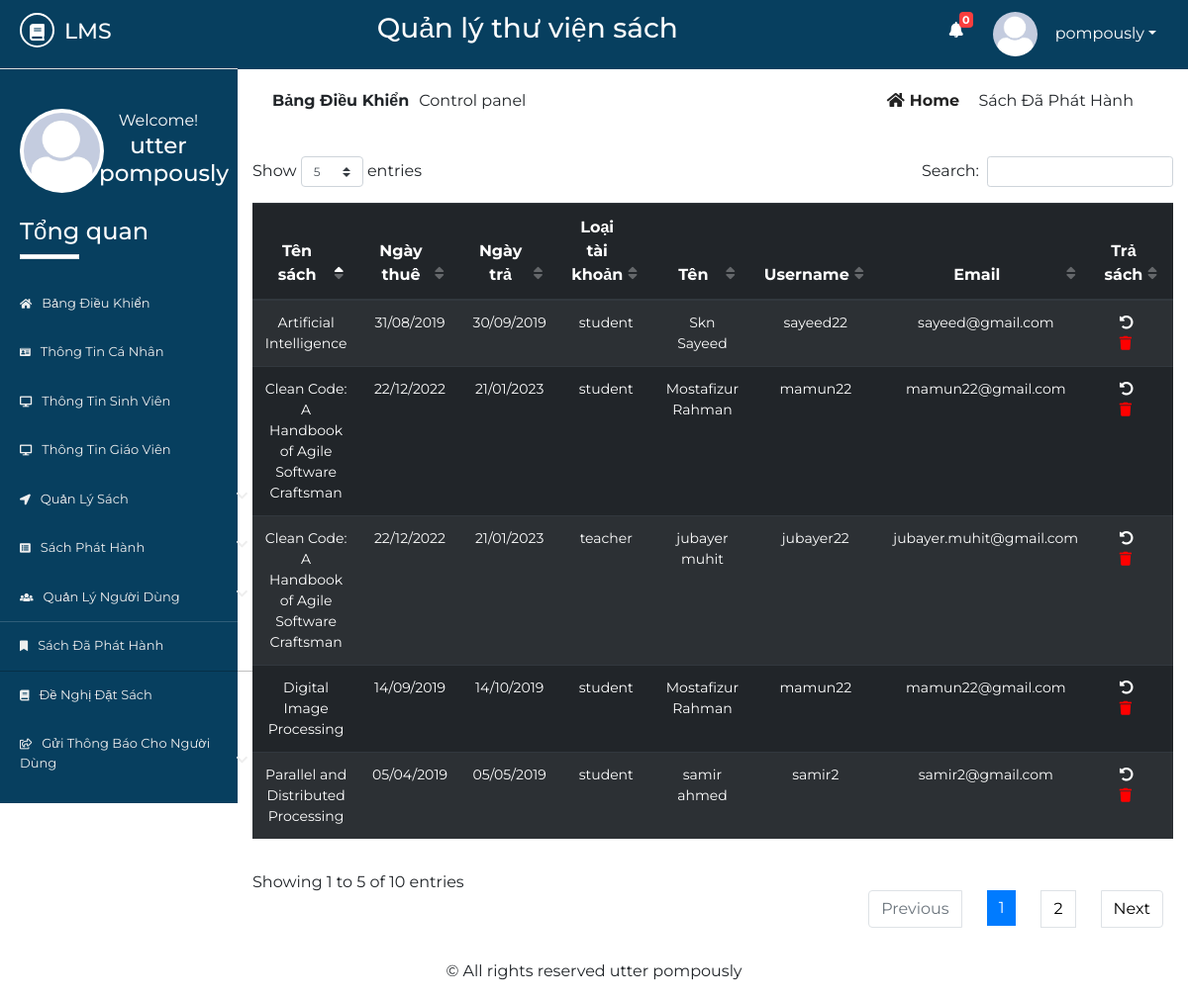
Page /issued-books.php (signed in) on the committed database.
### tables this page shows
CREATE TABLE `lib_registration` (
  `id` int(2) NOT NULL,
  `name` varchar(50) NOT NULL,
  `username` varchar(20) NOT NULL,
  `password` varchar(20) NOT NULL,
  `email` varchar(50) NOT NULL,
  `phone` varchar(20) NOT NULL,
  `address` varchar(100) NOT NULL,
  `photo` varchar(500) NOT NULL,
  `status` varchar(7) NOT NULL
);

CREATE TABLE `issue_book` (
  `id` int(10) NOT NULL,
  `utype` varchar(10) NOT NULL,
  `regno` varchar(20) NOT NULL,
  `name` varchar(50) NOT NULL,
  `sem` varchar(10) NOT NULL,
  `session` varchar(10) NOT NULL,
  `dept` varchar(10) NOT NULL,
  `phone` varchar(20) NOT NULL,
  `email` varchar(20) NOT NULL,
  `booksname` varchar(50) NOT NULL,
  `booksissuedate` varchar(10) NOT NULL,
  `booksreturndate` varchar(10) NOT NULL,
  `username` varchar(20) NOT NULL
);

CREATE TABLE `t_issuebook` (
  `id` int(10) NOT NULL,
  `utype` varchar(20) NOT NULL,
  `idno` varchar(20) NOT NULL,
  `name` varchar(50) NOT NULL,
  `lecturer` varchar(20) NOT NULL,
  `phone` varchar(20) NOT NULL,
  `email` varchar(50) NOT NULL,
  `booksname` varchar(50) NOT NULL,
  `booksissuedate` varchar(20) NOT NULL,
  `booksreturndate` varchar(20) NOT NULL,
  `username` varchar(20) NOT NULL
);

### issued-books.php (the view, shortened to what this page needs)
<?php
$page = 'ibook';
include 'inc/header.php';
include 'inc/connection.php';
?>
<div class="dashboard-content">
    <div class="dashboard-header">
        <div class="container">
            <div class="row">
                <div class="col-md-6">
                    <div class="left">
                        <p><span>bảng điều khiển</span>Control panel</p>
                    </div>
                </div>
                <div class="col-md-6">
                    <div class="right text-right">
                        <a href="dashboard.php"><i class="fas fa-home"></i>home</a>
                        <span class="disabled">sách đã phát hành</span>
                    </div>
                </div>
            </div>
            <div class="issued-content">
                <div class="row">
                    <div class="col-md-12">
                        <div class="rbook-info status">
                            <table id="dtBasicExample" class="table table-striped table-dark text-center">
                                <thead>
                                    <tr>
                                        <th>Tên sách</th>
                                        <th>Ngày thuê</th>
                                        <th>Ngày trả</th>
                                        <th>Loại tài khoản</th>
                                        <th>Tên</th>
                                        <th>Username</th>
                                        <th>Email</th>
                                        <th>Trả sách</th>
                                    </tr>
                                </thead>
                                <tbody>
                                    <?php
                                    $res = mysqli_query($link, "select * from issue_book");
                                    $res2 = mysqli_query($link, "select * from t_issuebook");
                                    while ($row = mysqli_fetch_array($res)) {
                                        echo "<tr>";
                                        echo "<td>";
                                        echo $row["booksname"];
                                        echo "</td>";
                                        echo "<td>";
                                        echo $row["booksissuedate"];
                                        echo "</td>";
                                        echo "<td>";
                                        echo $row["booksreturndate"];
                                        echo "</td>";
                                        echo "<td>";
                                        echo $row["utype"];
                                        echo "</td>";
                                        echo "<td>";
                                        echo $row["name"];
                                        echo "</td>";
                                        echo "<td>";
                                        echo $row["username"];
                                        echo "</td>";
                                        echo "<td>";
                                        echo $row["email"];
                                        echo "</td>";
                                        echo "<td>";
                                    ?>
                                        <ul>
                                            <li><a style="color: #fff;" href="return.php?id=<?php echo $row["id"]; ?>"><i class="fas fa-undo-alt"></i></a></li>
                                            <li><a href="delete.php?id=<?php echo $row["id"]; ?>"><i class="fas fa-trash"></i></a></li>
                                        </ul>
                                    <?php
                                        echo "</td>";
                                        echo "</tr>";
                                    }
                                    while ($row = mysqli_fetch_array($res2)) {
                                        echo "<tr>";
                                        echo "<td>";
                                        echo $row["booksname"];
                                        echo "</td>";
                                        echo "<td>";
                                        echo $row["booksissuedate"];
                                        echo "</td>";
                                        echo "<td>";
                                        echo $row["booksreturndate"];
                                        echo "</td>";
                                        echo "<td>";
                                        echo $row["utype"];
                                        echo "</td>";
                                        echo "<td>";
                                        echo $row["name"];
                                        echo "</td>";
                                        echo "<td>";
                                        echo $row["username"];
                                        echo "</td>";
                                        echo "<td>";
                                        echo $row["email"];
                                        echo "</td>";
                                        echo "<td>";
                                    ?>
                                        <ul>
                                            <li><a href="return.php?id=<?php echo $row["id"]; ?>"><i class="fas fa-undo-alt"></i></a></li>
                                            <li><a href="delete.php?id=<?php echo $row["id"]; ?>"><i class="fas fa-trash"></i></a></li>
                                        </ul>
                                    <?php
                                        echo "</td>";
                                        echo "</tr>";
                                    }
                                    ?>
                                </tbody>
                            </table>
                        </div>
                    </div>
                </div>
            </div>
        </div>
    </div>
</div>
<?php
include 'inc/footer.php';
?>

### inc/header.php (shortened to what this page needs)
<?php
include 'inc/connection.php';
$res = mysqli_query($link, "select * from request_books where read1='no'");
$not = mysqli_num_rows($res);
?>
<!DOCTYPE html>
<html lang="en">
<head>
	<link rel="stylesheet" href="inc/css/bootstrap.min.css">
	<link rel="stylesheet" href="inc/css/bootstrap-select.min.css">
	<link rel="stylesheet" href="inc/css/fontawesome-all.min.css">
	<link rel="stylesheet" href="inc/css/datatables.min.css">
	<link rel="stylesheet" href="inc/css/pro1.css">
</head>
<body>
	<div class="main-content">
		<div class="wrapper">
			<div class="left-sidebar">
				<div class="p-title">
					<h3><a href=""><i class="fas fa-book"></i><span>lms</span></a></h3>
				</div>
				<div class="profile">
					<div class="profile-pic">
						<?php
						$res = mysqli_query($link, "select * from lib_registration where username='" . $_SESSION['username'] . "'");
						while ($row = mysqli_fetch_array($res)) {
						?><img src="<?php echo $row["photo"]; ?> " height="" width="" alt="something wrong" class="rounded-circle"></a> <?php
																																	}
																																		?>
					</div>
					<div class="profile-info text-center">
						<span>Welcome!</span>
						<h2>
							<?php
							$res = mysqli_query($link, "select * from lib_registration where username='" . $_SESSION['username'] . "'");
							while ($row = mysqli_fetch_array($res)) {
								$name  =  $row["name"];
								echo $name;
							}
							?>
						</h2>
					</div>
				</div>
				<div class="sidebar-menu">
					<h3>Tổng quan</h3>
					<div class="border"></div>
					<ul>
						<li class="menu <?php if ($page == 'home') {
											echo 'active';
										} ?>">
							<a href="dashboard.php"><i class="fas fa-home"></i>Bảng điều khiển</a>
						</li>
						<li class="menu <?php if ($page == 'profile') {
											echo 'active';
										} ?>">
							<a href="profile.php"><i class="fas fa-id-card"></i>thông tin cá nhân</a>
						</li>
						<li class="menu <?php if ($page == 'sinfo') {
											echo 'active';
										} ?>">
							<a href="all-student-info.php"><i class="fas fa-desktop"></i>Thông tin sinh viên</a>
						</li>
						<li class="menu <?php if ($page == 'tinfo') {
											echo 'active';
										} ?>">
							<a href="all-teacher-info.php"><i class="fas fa-desktop"></i>Thông tin giáo viên</a>
						</li>
						<li class="menu menu-toggle2">
							<a href="#"><i class="fas fa-location-arrow"></i>quản lý sách <span class="fa fa-chevron-down"></span></a>
						</li>
						<li class="menu menu-toggle1">
							<a href="#"><i class="fas fa-list-alt"></i>sách phát hành <span class="fa fa-chevron-down"></span></a>
						</li>
						<li class="menu menu-toggle3">
							<a href="#"><i class="fas fa-users"></i>quản lý người dùng <span class="fa fa-chevron-down"></span></a>
						</li>
						<li class="menu <?php if ($page == 'ibook') {
											echo 'active';
										} ?>">
							<a href="issued-books.php"><i class="fas fa-bookmark"></i>sách đã phát hành</a>
						</li>
						<li class="menu <?php if ($page == 'rbook') {
											echo 'active';
										} ?>">
							<a href="requested-books.php"><i class="fas fa-book"></i>đề nghị đặt sách</a>
						</li>
						<li class="menu menu-toggle4">
							<a href="#"><i class="far fa-share-square"></i>gửi thông báo cho người dùng <span class="fa fa-chevron-down"></span></a>
						</li>
					</ul>
				</div>
			</div>
			<div class="content">
				<div class="inner">
					<div class="heading text-center">
						<h3>Quản lý thư viện sách</h3>
					</div>
					<div class="header-profile text-right">
						<ul>
							<li class="icon">
								<a href="requested-books.php"><i class="fas fa-bell"></i></a>
								<span class="count" onclick="window.location='requested-books.php'"><b><?php echo $not; ?></b></span>
							</li>
							<li class="dropdown">
								<?php
								$res = mysqli_query($link, "select * from lib_registration where username='" . $_SESSION['username'] . "'");
								while ($row = mysqli_fetch_array($res)) {
								?><a href="" class="dropdown-toggle" data-toggle="dropdown"><img src="<?php echo $row["photo"]; ?>" alt=""><span><?php echo $_SESSION["username"]; ?></span></a> <?php
																																																}
																																																	?>
							</li>
						</ul>
					</div>
				</div>

### inc/css/pro1.css (style rules this page uses)
* { margin: 0; padding: 0; }
body { font-family: 'Montserrat', sans-serif; }
.border { width: 60px; height: 5px; background: #fff; }
.main-content { width: 100%; height: auto; overflow: hidden; }
.main-content .left-sidebar { width: 20%; height: auto; background: #073f5f; float: left; }
.main-content .left-sidebar .p-title { width: 100%; padding: 13px; padding-left: 20px; background: #073f5f; border-bottom: 1px solid #ddd; }
.main-content .p-title a { text-decoration: none; color: #fff; font-size: 22px; text-transform: uppercase; }
.main-content .p-title a i { width: 35px; height: 35px; line-height: 35px; text-align: center; font-size: 17px; border-radius: 50%; border: 2px solid #fff; }
.main-content .p-title a span { margin-left: 10px; }
.main-content .left-sidebar .profile { width: 100%; padding: 20px; margin-top: 0; padding-top: 0; }
.main-content .left-sidebar .profile .profile-pic { width: 40%; float: left; }
.main-content .left-sidebar .profile img { width: 85px; height: 85px; position: inherit; padding: 4px; background: #fff; overflow: hidden; }
.main-content .left-sidebar .profile .profile-info { width: 60%; float: left; color: #fff; }
.main-content .left-sidebar .profile .profile-info h2 { font-size: 23px; }
.sidebar-menu { color: #fff; width: 100%; padding-top: 60px; padding-left: 0; }
.sidebar-menu h3 { margin-left: 20px; font-size: 24px; }
.sidebar-menu .border { margin-left: 20px; margin-bottom: 20px; }
.sidebar-menu ul li a { text-decoration: none; color: #eee; width: 270px; padding: 15px 20px; font-size: 13px; display: block; text-transform: capitalize; transition: all .5s ease; }
.sidebar-menu ul { padding-left: 0; }
.sidebar-menu ul li a i { margin-right: 10px; font-size: smaller; }
.sidebar-menu ul li a span { float: right; }
.content { width: 80%; height: auto; float: right; }
.content .inner { width: 100%; height: 70px; background: #073f5f; padding: 12px; }
.content .inner .heading { width: 60%; float: left; color: #fff; }
.content .inner .header-profile { width: calc(40%-20px); float: right; margin-right: 20px; position: relative; }
.content .inner .header-profile .icon i { margin-right: 30px; font-size: 16px; margin-top: 10px; }
.header-profile .dropdown span { color: #fff; margin-left: 10px; }
.header-profile .icon span { color: #fff; position: absolute; left: 10px; top: 0; font-size: 11px; width: 14px; height: 16px; line-height: 16px; text-align: center; border-radius: 4px; background: #FA3E3E; }
.header-profile ul li { list-style: none; float: left; }
.header-profile ul li i { color: #fff; }
.header-profile img { width: 40px; height: 40px; border-radius: 50%; margin-right: 8px; }
.dropdown a { text-decoration: none; color: #fff; }
.dropdown img { width: 45px; height: 45px; border-radius: 50%; }
.dashboard-header .left { padding: 20px; }
.dashboard-header .left p span { text-transform: capitalize; margin-right: 10px; font-weight: bold; }
.dashboard-header .right { padding: 20px; margin-right: 20px; }
.dashboard-header .right a { text-transform: capitalize; text-decoration: none; color: #222; margin-right: 15px; font-weight: bold; }
.dashboard-header .right a i { margin-right: 5px; }
.dashboard-header .right span { text-transform: capitalize; }
.rbook-info tbody { font-size: 14px; }
.rbook-info a { text-decoration: none; color: #fff; }
.status ul li { list-style: none; float: left; margin-left: 16px; }
.status ul li:nth-child(2) i { color: red; }
.sidebar-menu li.active a { box-shadow: rgba(0, 0, 0, 0.25) 0 1px 0, inset rgba(255, 255, 255, 0.16) 0 1px 0; border-right: 5px solid #1ABB9C; }

### rows in the picture
lib_registration: photo (picture), name "utter pompously"
issue_book: booksname "Parallel and Distributed Processing", booksissuedate "05/04/2019", booksreturndate "05/05/2019", utype "student", name "samir ahmed", username "samir2", email "samir2@gmail.com"
issue_book: booksname "Artificial Intelligence", booksissuedate "31/08/2019", booksreturndate "30/09/2019", utype "student", name "Skn Sayeed", username "sayeed22", email "sayeed@gmail.com"
issue_book: booksname "Digital Image Processing", booksissuedate "14/09/2019", booksreturndate "14/10/2019", utype "student", name "Mostafizur Rahman", username "mamun22", email "mamun22@gmail.com"
issue_book: booksname "Clean Code: A Handbook of Agile Software Craftsman", booksissuedate "22/12/2022", booksreturndate "21/01/2023", utype "student", name "Mostafizur Rahman", username "mamun22", email "mamun22@gmail.com"
t_issuebook: booksname "Clean Code: A Handbook of Agile Software Craftsman", booksissuedate "22/12/2022", booksreturndate "21/01/2023", utype "teacher", name "jubayer muhit", username "jubayer22", email "jubayer.muhit@gmail.com"

### other values in the picture
$not "0"
